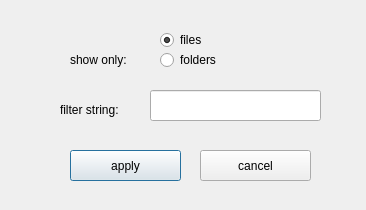
<?xml version="1.0" encoding="UTF-8"?>
<ui version="4.0">
 <class>FilterDialog</class>
 <widget class="QDialog" name="FilterDialog">
  <property name="geometry">
   <rect>
    <x>0</x>
    <y>0</y>
    <width>366</width>
    <height>210</height>
   </rect>
  </property>
  <property name="windowTitle">
   <string>filter</string>
  </property>
  <widget class="QPushButton" name="button_apply">
   <property name="geometry">
    <rect>
     <x>70</x>
     <y>150</y>
     <width>111</width>
     <height>31</height>
    </rect>
   </property>
   <property name="text">
    <string>apply</string>
   </property>
  </widget>
  <widget class="QPushButton" name="button_cancel">
   <property name="geometry">
    <rect>
     <x>200</x>
     <y>150</y>
     <width>111</width>
     <height>31</height>
    </rect>
   </property>
   <property name="text">
    <string>cancel</string>
   </property>
  </widget>
  <widget class="QLabel" name="label_string">
   <property name="geometry">
    <rect>
     <x>60</x>
     <y>100</y>
     <width>81</width>
     <height>20</height>
    </rect>
   </property>
   <property name="text">
    <string>filter string:</string>
   </property>
  </widget>
  <widget class="QLineEdit" name="line_string">
   <property name="geometry">
    <rect>
     <x>150</x>
     <y>90</y>
     <width>171</width>
     <height>31</height>
    </rect>
   </property>
  </widget>
  <widget class="QRadioButton" name="radioButton_files">
   <property name="geometry">
    <rect>
     <x>160</x>
     <y>30</y>
     <width>91</width>
     <height>20</height>
    </rect>
   </property>
   <property name="text">
    <string>files</string>
   </property>
   <property name="checked">
    <bool>true</bool>
   </property>
  </widget>
  <widget class="QRadioButton" name="radioButton_folders">
   <property name="geometry">
    <rect>
     <x>160</x>
     <y>50</y>
     <width>111</width>
     <height>20</height>
    </rect>
   </property>
   <property name="text">
    <string>folders</string>
   </property>
  </widget>
  <widget class="QLabel" name="label_show">
   <property name="geometry">
    <rect>
     <x>70</x>
     <y>50</y>
     <width>71</width>
     <height>20</height>
    </rect>
   </property>
   <property name="text">
    <string>show only:</string>
   </property>
  </widget>
 </widget>
 <tabstops>
  <tabstop>line_string</tabstop>
  <tabstop>button_apply</tabstop>
  <tabstop>button_cancel</tabstop>
  <tabstop>radioButton_files</tabstop>
  <tabstop>radioButton_folders</tabstop>
 </tabstops>
 <resources/>
 <connections/>
</ui>
